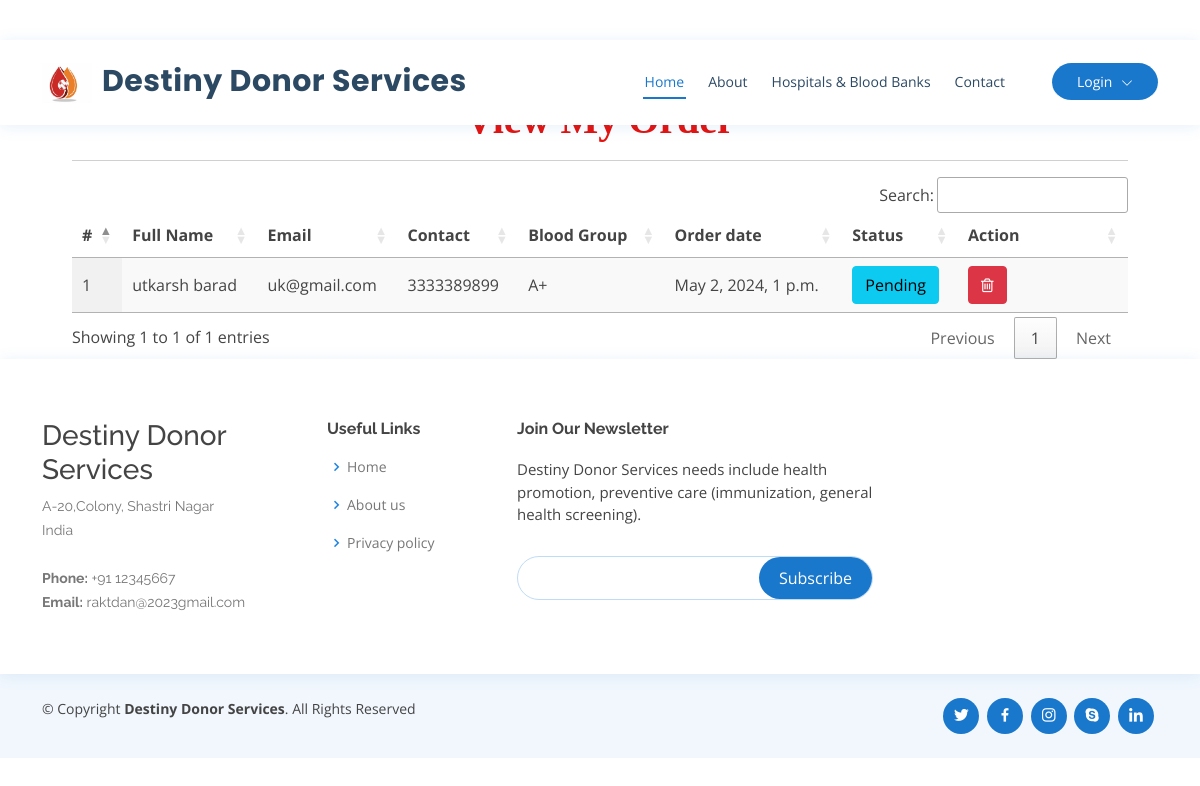
The app's page /all_order with its own data.
### blood_app/models.py (models this page shows, shortened)
class Order(models.Model):
    status = models.CharField(max_length=100, null=True, blank=True)
    user = models.ForeignKey(UserProfile, on_delete=models.CASCADE, null=True, blank=True)
    blood_donation = models.ForeignKey(Blood_Donation, on_delete=models.CASCADE, null=True, blank=True)
    amount = models.CharField(max_length=100, null=True, blank=True)
    created = models.DateTimeField(auto_now=True,null=True)

class UserProfile(models.Model):
    user = models.ForeignKey(User, on_delete=models.CASCADE, null=True)
    contact = models.CharField(max_length=100, null=True)
    address = models.CharField(max_length=100, null=True)
    blood_group = models.ForeignKey(Category, on_delete=models.CASCADE, null=True, blank=True)
    dob = models.DateField(null=True)
    image = models.FileField(null=True)

class Blood_Donation(models.Model):
    status = models.CharField(max_length=100, null=True, blank=True)
    user = models.ForeignKey(UserProfile, on_delete=models.CASCADE, null=True, blank=True)
    blood_group = models.ForeignKey(Category, on_delete=models.CASCADE, null=True, blank=True)
    place = models.CharField(max_length=100, null=True, blank=True)
    purpose = models.CharField(max_length=100, null=True, blank=True)
    created = models.DateTimeField(auto_now=True,null=True)
    active = models.BooleanField(null=True, blank=True, default=False)

class Category(models.Model):
    name = models.CharField(max_length=100, null=True, blank=True)

### blood_app/views.py (the view)
# urls.py: path('all_order', all_order, name='all_order'),
def all_order(request):
    data = Order.objects.filter()
    return render(request, "all_order.html",{'data':data})

### blood_app/templates/all_order.html
{% extends 'index.html' %}
{% load static %}
{% block body %}
<div class="container-fluid" style="width:90%;margin-top:8%">
                    <div class="container-fluid">
                        <h1 align="center" style="font-weight:bold;font-family : 'Monotype Corsiva' ; color : #E6120E ;margin-top:4%">View My Order</h1>
                         </div><hr>
                                <table id="example" class="display" style="width:100%">
                                  <thead>
                                    <tr>
                                      <th>#</th>
                                      <th>Full Name</th>
                                      <th>Email</th>
                                      <th>Contact</th>
                                      <th>Blood Group</th>
                                      <th>Order date</th>
                                      <th>Status</th>
                                      <th>Action</th>
                                  </tr>
                              </thead>
                              <tbody>
                              {% for i in data %}
                                <tr>
                                  <td>{{forloop.counter}}</td>
                                  <td>{{i.user.user.first_name}} {{i.user.user.last_name}}</td>
                                  <td>{{i.user.user.email}}</td>
                                  <td>{{i.user.contact}}</td>
                                  <td>{{i.blood_donation.blood_group.name}}</td>
                                  <td>{{i.created}}</td>
                                  <td>
                                        <a href="{% url 'change_order_status' i.id %}" ><button class="btn btn-info" onclick="return confirm('Are you sure to change status?')">{{i.status}}</button></a>
                                  </td>
                                    <td style="width:150px">
                                      <a href="{% url 'delete_order' i.id %}" ><button class="btn btn-danger" onclick="return confirm('Are you sure?')"><i class="fa fa-trash-o"></i></button></a></td>
                              </tr>
                              {% endfor %}
                          </tbody>
                      </table>
                  </div>
{% endblock %}

### blood_app/static/css/style.css (style rules this page uses)
body { font-family: "Open Sans", sans-serif; color: #444444; }
a { color: #1977cc; text-decoration: none; }
h1, h2, h3, h4, h5, h6 { font-family: "Raleway", sans-serif; }

### records on screen
Order: user.user.first_name "utkarsh", user.user.last_name "barad", user.user.email "uk@gmail.com", user.contact "3333389899", blood_donation.blood_group.name "A+", created "May 2, 2024, 1 p.m.", status "Pending"
